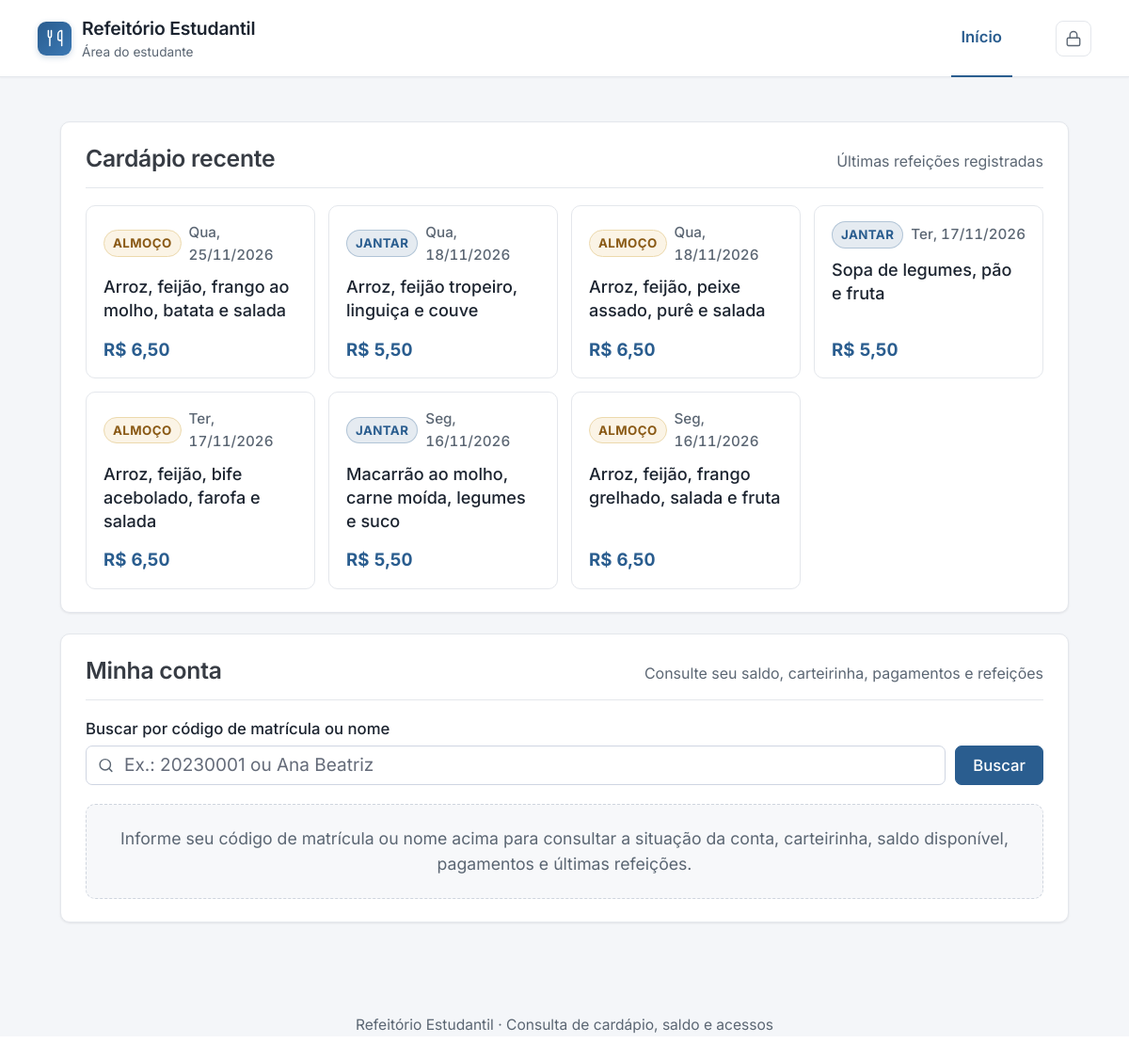
The page / on the database its author committed.
### tables this page shows
CREATE TABLE refeicao (
    id_refeicao INT AUTO_INCREMENT,
    `data`      DATE          NOT NULL,
    tipo        VARCHAR(10)   NOT NULL,
    cardapio    VARCHAR(200)  NOT NULL,
    preco       DECIMAL(6,2)  NOT NULL,
    CONSTRAINT pk_refeicao PRIMARY KEY (id_refeicao),
    CONSTRAINT uq_refeicao_data_tipo UNIQUE (`data`, tipo),   
    CONSTRAINT ck_refeicao_tipo CHECK (tipo IN ('ALMOCO', 'JANTAR')),
    CONSTRAINT ck_refeicao_preco CHECK (preco > 0)
);

### config.php (called while the page is built, shortened)
<?php
function h($s)
{
    return htmlspecialchars((string)$s, ENT_QUOTES, 'UTF-8');
}
function admin_logado(): bool
{
    return !empty($_SESSION['admin']);
}
function reais($v): string
{
    return 'R$ ' . number_format((float)$v, 2, ',', '.');
}

### index.php (the view, shortened to what this page needs)
<?php
require 'config.php';
$idAluno = isset($_GET['aluno']) && ctype_digit((string)$_GET['aluno']) ? (int)$_GET['aluno'] : 0;
$busca   = trim((string)($_GET['q'] ?? ''));
$cardapio = $conn->query(
    "SELECT `data`, tipo, cardapio, preco FROM refeicao WHERE `data` >= CURDATE() ORDER BY `data`, tipo LIMIT 8"
)->fetch_all(MYSQLI_ASSOC);
$cardapioFuturo = !empty($cardapio);
if (!$cardapio) {
    $cardapio = $conn->query(
        "SELECT `data`, tipo, cardapio, preco FROM refeicao ORDER BY `data` DESC, tipo DESC LIMIT 8"
    )->fetch_all(MYSQLI_ASSOC);
}
$resultados = [];
$conta = null;
$carteirinha = null;
$refeicoes = [];
$pagamentos = [];
function rotulo_tipo($t)
{
    return $t === 'ALMOCO' ? 'Almoço' : ($t === 'JANTAR' ? 'Jantar' : $t);
}
function data_cardapio($data)
{
    $dias = ['Dom', 'Seg', 'Ter', 'Qua', 'Qui', 'Sex', 'Sáb'];
    $ts = strtotime($data);
    return $dias[(int)date('w', $ts)] . ', ' . date('d/m/Y', $ts);
}
require 'header.php';
?>
<div class="card">
    <div class="card-topo">
        <h2>Cardápio <?= $cardapioFuturo ? 'das próximas refeições' : 'recente' ?></h2>
        <span class="card-sub"><?= $cardapioFuturo ? 'Programação atual' : 'Últimas refeições registradas' ?></span>
    </div>
    <?php if (!$cardapio): ?>
        <div class="estado-vazio">Nenhuma refeição cadastrada ainda.</div>
    <?php else: ?>
        <div class="cardapio">
            <?php foreach ($cardapio as $r): ?>
                <div class="prato">
                    <div class="prato-topo">
                        <span class="tag <?= $r['tipo'] === 'ALMOCO' ? 'tag-almoco' : 'tag-jantar' ?>"><?= h(rotulo_tipo($r['tipo'])) ?></span>
                        <span class="prato-data"><?= h(data_cardapio($r['data'])) ?></span>
                    </div>
                    <div class="prato-nome"><?= h($r['cardapio']) ?></div>
                    <div class="prato-preco"><?= h(reais($r['preco'])) ?></div>
                </div>
            <?php endforeach; ?>
        </div>
    <?php endif; ?>
</div>
<div class="card">
    <div class="card-topo">
        <h2>Minha conta</h2>
        <span class="card-sub">Consulte seu saldo, carteirinha, pagamentos e refeições</span>
    </div>
    <form method="get" class="busca-form">
        <label for="q">Buscar por código de matrícula ou nome</label>
        <div class="busca-linha">
            <div class="busca-campo">
                <input id="q" name="q" type="text" value="<?= h($busca) ?>"
                       placeholder="Ex.: 20230001 ou Ana Beatriz" autocomplete="off" required>
            </div>
            <div class="busca-acoes">
                <button class="btn" type="submit">Buscar</button>
            </div>
        </div>
    </form>
    <?php if ($idAluno && $conta): ?>
        <div class="aluno-perfil">
            <div class="aluno-avatar" aria-hidden="true"><?= h(iniciais_nome($conta['nome'])) ?></div>
            <div class="aluno-meta">
                <strong><?= h($conta['nome']) ?></strong>
                <span>Matrícula <?= h($conta['matricula']) ?> &middot; <?= h($conta['curso']) ?></span>
            </div>
        </div>
        <div class="stat">
            <div class="bloco">
                <div class="rot">Situação da conta</div>
                <div class="val" style="font-size:1.2rem;margin-top:8px">
                    <?php if ($conta['status'] === null): ?>
                        <span class="badge neu">Sem conta</span>
                    <?php else: ?>
                        <?= badge_status($conta['status']) ?>
                    <?php endif; ?>
                </div>
            </div>
            <div class="bloco">
                <div class="rot">Saldo disponível</div>
                <?php $saldo = $conta['saldo']; ?>
                <div class="val <?= $saldo === null ? '' : ($saldo < 0 ? 'neg' : 'pos') ?>">
                    <?= $saldo === null ? '—' : h(reais($saldo)) ?>
                </div>
            </div>
            <div class="bloco">
                <div class="rot">Carteirinha</div>
                <div class="val" style="font-size:1.2rem;margin-top:8px">
                    <?php if (!$carteirinha): ?>
                        <span class="badge neu">Sem carteirinha</span>
                    <?php else: ?>
                        <?= badge_status($carteirinha['status']) ?>
                    <?php endif; ?>
                </div>
                <?php if ($carteirinha):
                    $vencida = strtotime($carteirinha['validade']) < strtotime(date('Y-m-d')); ?>
                    <div class="carteirinha-meta">
                        <?= h($carteirinha['codigo']) ?> &middot;
                        Val. <?= h(date('d/m/Y', strtotime($carteirinha['validade']))) ?>
                        <?php if ($vencida): ?><span class="vencida">(Vencida)</span><?php endif; ?>
                    </div>
                <?php endif; ?>
            </div>
            <div class="bloco">
                <div class="rot">Refeições consumidas</div>
                <div class="val"><?= count($refeicoes) ?><?= count($refeicoes) === 10 ? '+' : '' ?></div>
            </div>
        </div>
        <h3 class="secao-titulo">Últimas refeições</h3>
        <?php if (!$refeicoes): ?>
            <div class="estado-vazio">Este estudante ainda não registrou acessos ao refeitório.</div>
        <?php else: ?>
            <div class="tabela-wrap">
                <table>
                    <tr><th>Data do acesso</th><th>Refeição</th><th>Tipo</th><th>Cardápio</th><th>Valor</th></tr>
                    <?php foreach ($refeicoes as $r): ?>
                        <tr>
                            <td><?= h(date('d/m/Y H:i', strtotime($r['data_hora']))) ?></td>
                            <td><?= h(date('d/m/Y', strtotime($r['data']))) ?></td>
                            <td><?= h(rotulo_tipo($r['tipo'])) ?></td>
                            <td><?= h($r['cardapio']) ?></td>
                            <td><?= h(reais($r['valor_debitado'])) ?></td>
                        </tr>
                    <?php endforeach; ?>
                </table>
            </div>
        <?php endif; ?>
        <h3 class="secao-titulo">Últimos pagamentos</h3>
        <?php if (!$pagamentos): ?>
            <div class="estado-vazio">Nenhum pagamento registrado para esta conta.</div>
        <?php else: ?>
            <div class="tabela-wrap">
                <table>
                    <tr><th>Data e hora</th><th>Forma</th><th>Status</th><th>Valor</th></tr>
                    <?php foreach ($pagamentos as $p): ?>
                        <tr>
                            <td><?= h(date('d/m/Y H:i', strtotime($p['data_hora']))) ?></td>
                            <td><?= h(rotulo_forma($p['forma_pagamento'])) ?></td>
                            <td><?= badge_status($p['status']) ?></td>
                            <td><?= h(reais($p['valor'])) ?></td>
                        </tr>
                    <?php endforeach; ?>
                </table>
            </div>
        <?php endif; ?>
    <?php else: ?>
        <div class="estado-vazio">
            Informe seu código de matrícula ou nome acima para consultar a situação da conta, carteirinha, saldo disponível, pagamentos e últimas refeições.
        </div>
    <?php endif; ?>
</div>
<?php require 'footer.php'; ?>

### header.php (shortened to what this page needs)
<?php
$tabelaAtual = $t ?? '';
?>
<!DOCTYPE html>
<html lang="pt-br" data-theme="light">
<head>
<link rel="stylesheet" href="https://cdn.jsdelivr.net/npm/@picocss/pico@2.0.6/css/pico.min.css">
</head>
<body>
<?php $paginaAtual = basename($_SERVER['PHP_SELF']); $ehAdmin = admin_logado(); ?>
<header class="topo">
    <div class="topo-inner">
        <a class="marca" href="index.php">
            <span class="logo" aria-hidden="true">
                <svg viewBox="0 0 24 24" fill="none" stroke="currentColor" stroke-width="1.9" stroke-linecap="round" stroke-linejoin="round"><path d="M3 2v7c0 1.1.9 2 2 2h0a2 2 0 0 0 2-2V2"/><path d="M5 11v11"/><path d="M21 15V2a5 5 0 0 0-5 5v6c0 1.1.9 2 2 2h3Zm0 0v7"/></svg>
            </span>
            <span>Refeitório Estudantil<small><?= $ehAdmin ? 'Área administrativa' : 'Área do estudante' ?></small></span>
        </a>
        <nav>
        <?php if ($ehAdmin): ?>
            <a href="admin.php" class="<?= $paginaAtual === 'admin.php' ? 'ativo' : '' ?>">Métricas</a>
            <a href="catraca.php" class="<?= $paginaAtual === 'catraca.php' ? 'ativo' : '' ?>">Catraca</a>
            <?php foreach ($TABELAS as $nome => $cfgNav): ?>
                <a href="crud.php?t=<?= h($nome) ?>" class="<?= $tabelaAtual === $nome ? 'ativo' : '' ?>"><?= h($cfgNav['titulo']) ?></a>
            <?php endforeach; ?>
            <a href="relatorios.php" class="<?= $paginaAtual === 'relatorios.php' ? 'ativo' : '' ?>">Relatórios</a>
        <?php else: ?>
            <a href="index.php" class="<?= $paginaAtual === 'index.php' ? 'ativo' : '' ?>">Início</a>
        <?php endif; ?>
        </nav>
        <div class="painel-acesso">
        <?php if ($ehAdmin): ?>
            <span class="chip-admin">Admin</span>
            <a class="sair" href="logout.php" title="Sair da área administrativa">
                <svg viewBox="0 0 24 24" fill="none" stroke="currentColor" stroke-width="1.8" stroke-linecap="round" stroke-linejoin="round" aria-hidden="true"><path d="M9 21H5a2 2 0 0 1-2-2V5a2 2 0 0 1 2-2h4"/><path d="M16 17l5-5-5-5"/><path d="M21 12H9"/></svg>
                <span>Sair</span>
            </a>
        <?php else: ?>
            <a class="cadeado" href="login.php" title="Acesso administrativo" aria-label="Acesso administrativo">
                <svg viewBox="0 0 24 24" fill="none" stroke="currentColor" stroke-width="1.8" stroke-linecap="round" stroke-linejoin="round" aria-hidden="true"><rect x="3" y="11" width="18" height="11" rx="2"/><path d="M7 11V7a5 5 0 0 1 10 0v4"/></svg>
            </a>
        <?php endif; ?>
        </div>
    </div>
</header>
<main>

### footer.php
</main>
<footer class="rodape">Refeitório Estudantil &middot; Consulta de cardápio, saldo e acessos</footer>
</body>
</html>

### rows shown on the page
refeicao: tipo "ALMOÇO", data "Qua, 25/11/2026", cardapio "Arroz, feijão, frango ao molho, batata e salada", preco "R$ 6,50"
refeicao: tipo "JANTAR", data "Qua, 18/11/2026", cardapio "Arroz, feijão tropeiro, linguiça e couve", preco "R$ 5,50"
refeicao: tipo "ALMOÇO", data "Qua, 18/11/2026", cardapio "Arroz, feijão, peixe assado, purê e salada", preco "R$ 6,50"
refeicao: tipo "JANTAR", data "Ter, 17/11/2026", cardapio "Sopa de legumes, pão e fruta", preco "R$ 5,50"
refeicao: tipo "ALMOÇO", data "Ter, 17/11/2026", cardapio "Arroz, feijão, bife acebolado, farofa e salada", preco "R$ 6,50"
refeicao: tipo "JANTAR", data "Seg, 16/11/2026", cardapio "Macarrão ao molho, carne moída, legumes e suco", preco "R$ 5,50"
refeicao: tipo "ALMOÇO", data "Seg, 16/11/2026", cardapio "Arroz, feijão, frango grelhado, salada e fruta", preco "R$ 6,50"
